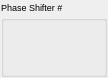
<?xml version="1.0" encoding="UTF-8"?>
<ui version="4.0">
 <class>phaseShifter</class>
 <widget class="TaurusWidget" name="phaseShifter">
  <property name="geometry">
   <rect>
    <x>0</x>
    <y>0</y>
    <width>108</width>
    <height>78</height>
   </rect>
  </property>
  <property name="windowTitle">
   <string>Form</string>
  </property>
  <layout class="QGridLayout" name="gridLayout">
   <property name="margin">
    <number>1</number>
   </property>
   <item row="0" column="0">
    <widget class="TaurusGroupBox" name="phaseShifterGroup">
     <property name="font">
      <font>
       <pointsize>7</pointsize>
      </font>
     </property>
     <property name="title">
      <string>Phase Shifter #</string>
     </property>
     <layout class="QGridLayout" name="gridLayout_2">
      <property name="margin">
       <number>2</number>
      </property>
      <item row="0" column="0">
       <widget class="TaurusLabel" name="statusValue"/>
      </item>
      <item row="1" column="0">
       <widget class="TaurusLabel" name="attrValue"/>
      </item>
     </layout>
    </widget>
   </item>
  </layout>
 </widget>
 <customwidgets>
  <customwidget>
   <class>TaurusWidget</class>
   <extends>QWidget</extends>
   <header>taurus.qt.qtgui.container</header>
   <container>1</container>
  </customwidget>
  <customwidget>
   <class>TaurusLabel</class>
   <extends>QLabel</extends>
   <header>taurus.qt.qtgui.display</header>
  </customwidget>
  <customwidget>
   <class>TaurusGroupBox</class>
   <extends>QGroupBox</extends>
   <header>taurus.qt.qtgui.container</header>
   <container>1</container>
  </customwidget>
 </customwidgets>
 <resources/>
 <connections/>
</ui>
